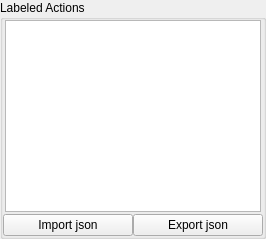
         <widget class="QGroupBox" name="groupBox_2">
          <property name="sizePolicy">
           <sizepolicy hsizetype="Preferred" vsizetype="Preferred">
            <horstretch>0</horstretch>
            <verstretch>0</verstretch>
           </sizepolicy>
          </property>
          <property name="title">
           <string>Labeled Actions</string>
          </property>
          <layout class="QGridLayout" name="gridLayout_4">
           <property name="leftMargin">
            <number>0</number>
           </property>
           <property name="topMargin">
            <number>0</number>
           </property>
           <property name="rightMargin">
            <number>0</number>
           </property>
           <property name="bottomMargin">
            <number>0</number>
           </property>
           <property name="spacing">
            <number>0</number>
           </property>
           <item row="2" column="0">
            <layout class="QHBoxLayout" name="horizontalLayout_6">
             <property name="rightMargin">
              <number>0</number>
             </property>
             <item>
              <widget class="QPushButton" name="btn_import_labeled">
               <property name="sizePolicy">
                <sizepolicy hsizetype="Preferred" vsizetype="Fixed">
                 <horstretch>0</horstretch>
                 <verstretch>0</verstretch>
                </sizepolicy>
               </property>
               <property name="text">
                <string>Import json</string>
               </property>
              </widget>
             </item>
             <item>
              <widget class="QPushButton" name="btn_export_labeled">
               <property name="sizePolicy">
                <sizepolicy hsizetype="Preferred" vsizetype="Fixed">
                 <horstretch>0</horstretch>
                 <verstretch>0</verstretch>
                </sizepolicy>
               </property>
               <property name="text">
                <string>Export json</string>
               </property>
              </widget>
             </item>
            </layout>
           </item>
           <item row="1" column="0">
            <layout class="QGridLayout" name="gridLayout_2">
             <property name="leftMargin">
              <number>2</number>
             </property>
             <property name="topMargin">
              <number>0</number>
             </property>
             <property name="rightMargin">
              <number>2</number>
             </property>
             <property name="bottomMargin">
              <number>2</number>
             </property>
             <item row="0" column="0">
              <widget class="LabeledTableWidget" name="table_labeled">
               <property name="sizePolicy">
                <sizepolicy hsizetype="Minimum" vsizetype="Expanding">
                 <horstretch>0</horstretch>
                 <verstretch>0</verstretch>
                </sizepolicy>
               </property>
               <property name="minimumSize">
                <size>
                 <width>100</width>
                 <height>0</height>
                </size>
               </property>
               <property name="baseSize">
                <size>
                 <width>0</width>
                 <height>0</height>
                </size>
               </property>
               <property name="editTriggers">
                <set>QAbstractItemView::NoEditTriggers</set>
               </property>
               <property name="alternatingRowColors">
                <bool>true</bool>
               </property>
               <property name="sortingEnabled">
                <bool>true</bool>
               </property>
               <property name="columnCount">
                <number>0</number>
               </property>
               <attribute name="horizontalHeaderCascadingSectionResizes">
                <bool>false</bool>
               </attribute>
               <attribute name="horizontalHeaderDefaultSectionSize">
                <number>60</number>
               </attribute>
               <attribute name="horizontalHeaderMinimumSectionSize">
                <number>14</number>
               </attribute>
               <attribute name="verticalHeaderDefaultSectionSize">
                <number>28</number>
               </attribute>
              </widget>
             </item>
            </layout>
           </item>
          </layout>
         </widget>
